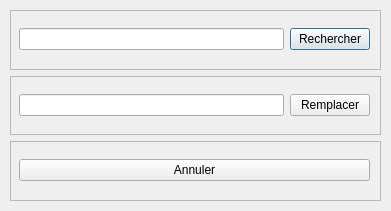
<?xml version="1.0" encoding="UTF-8"?>
<ui version="4.0">
 <class>recherche</class>
 <widget class="QDialog" name="recherche">
  <property name="geometry">
   <rect>
    <x>0</x>
    <y>0</y>
    <width>391</width>
    <height>211</height>
   </rect>
  </property>
  <property name="sizePolicy">
   <sizepolicy hsizetype="Preferred" vsizetype="Preferred">
    <horstretch>0</horstretch>
    <verstretch>0</verstretch>
   </sizepolicy>
  </property>
  <property name="minimumSize">
   <size>
    <width>391</width>
    <height>211</height>
   </size>
  </property>
  <property name="maximumSize">
   <size>
    <width>391</width>
    <height>211</height>
   </size>
  </property>
  <property name="windowTitle">
   <string>Rechercher / Remplacer</string>
  </property>
  <property name="windowIcon">
   <iconset>
    <normaloff>image/leedit.gif</normaloff>image/leedit.gif</iconset>
  </property>
  <widget class="QWidget" name="verticalLayoutWidget">
   <property name="geometry">
    <rect>
     <x>10</x>
     <y>10</y>
     <width>371</width>
     <height>191</height>
    </rect>
   </property>
   <layout class="QVBoxLayout" name="Principal">
    <item>
     <widget class="QFrame" name="frame_rechercher">
      <property name="frameShape">
       <enum>QFrame::StyledPanel</enum>
      </property>
      <property name="frameShadow">
       <enum>QFrame::Raised</enum>
      </property>
      <widget class="QWidget" name="horizontalLayoutWidget">
       <property name="geometry">
        <rect>
         <x>9</x>
         <y>9</y>
         <width>351</width>
         <height>41</height>
        </rect>
       </property>
       <layout class="QHBoxLayout" name="layout_rechercher">
        <item>
         <widget class="QLineEdit" name="texte_rechercher"/>
        </item>
        <item>
         <widget class="QPushButton" name="bouton_rechercher">
          <property name="text">
           <string>Rechercher</string>
          </property>
         </widget>
        </item>
       </layout>
      </widget>
     </widget>
    </item>
    <item>
     <widget class="QFrame" name="frame_remplacer">
      <property name="frameShape">
       <enum>QFrame::StyledPanel</enum>
      </property>
      <property name="frameShadow">
       <enum>QFrame::Raised</enum>
      </property>
      <widget class="QWidget" name="horizontalLayoutWidget_2">
       <property name="geometry">
        <rect>
         <x>9</x>
         <y>9</y>
         <width>351</width>
         <height>41</height>
        </rect>
       </property>
       <layout class="QHBoxLayout" name="layout_remplacer">
        <item>
         <widget class="QLineEdit" name="texte_remplacer"/>
        </item>
        <item>
         <widget class="QPushButton" name="bouton_remplacer">
          <property name="text">
           <string>Remplacer</string>
          </property>
         </widget>
        </item>
       </layout>
      </widget>
     </widget>
    </item>
    <item>
     <widget class="QFrame" name="frame_annuler">
      <property name="frameShape">
       <enum>QFrame::StyledPanel</enum>
      </property>
      <property name="frameShadow">
       <enum>QFrame::Raised</enum>
      </property>
      <widget class="QWidget" name="horizontalLayoutWidget_3">
       <property name="geometry">
        <rect>
         <x>9</x>
         <y>9</y>
         <width>351</width>
         <height>41</height>
        </rect>
       </property>
       <layout class="QHBoxLayout" name="layout_annuler">
        <item>
         <widget class="QPushButton" name="bouton_annuler">
          <property name="text">
           <string>Annuler</string>
          </property>
         </widget>
        </item>
       </layout>
      </widget>
     </widget>
    </item>
   </layout>
  </widget>
 </widget>
 <resources/>
 <connections/>
</ui>
